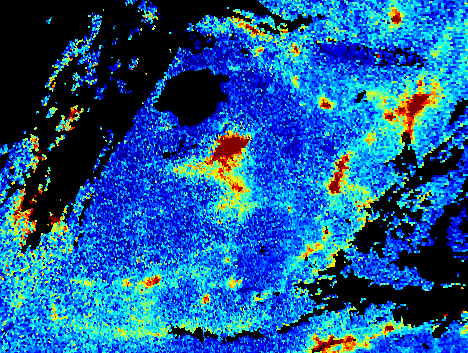
%> input picture images/NO2_BONITO.png, 468 x 353 px
$ octave medidas-estadisticas.m   (GNU Octave 9; MATLAB toolbox functions it lacks are replaced by stand-ins)
%> lines starting %> are read from the running program, lines starting %| are printed output that depends on the picture
%> further down, NO2 is the input picture: size 353x468x3 uint8; mean R, G, B 21.8, 92, 152.6
### contaminacion-ws/no2.m
% Concentracion de NO2 a partir de visualizacion (Copernicus)
% (Version vectorizada)

function z = no2(x, a)
%> called with a = 255

  x = double(x); # Datos
  a = a == 255;  # Alpha
  z = rgb2hsv(x / 255);
%> z: size 353x468x3 double; mean H, S, V 0.387, 0.691, 0.684
  z = abs(1 - z(:, :, 1));
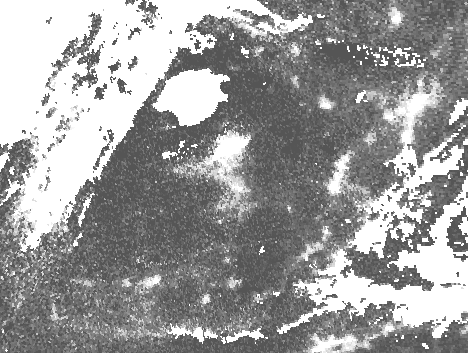
%> z: size 353x468 double; min 0.333, max 1, mean 0.613
  z = 128 + (z * 3 - 1) / 2 * 127;
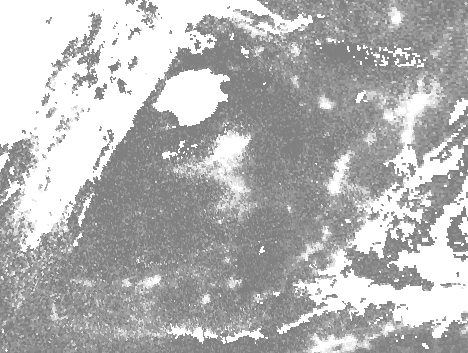
%> z: size 353x468 double; min 128, max 255, mean 181.2
  z = z .* a;
  z = uint8(z);
%> z: size 353x468 uint8

end

### contaminacion-ws/medidas-estadisticas.m
% Cargar imagen de NO2
NO2 = imread("../images/NO2_BONITO.png");

% Convertir a binario y expandir
%> (the run ends here)

$ run again, with images/COBONITO.png copied over images/NO2_BONITO.png
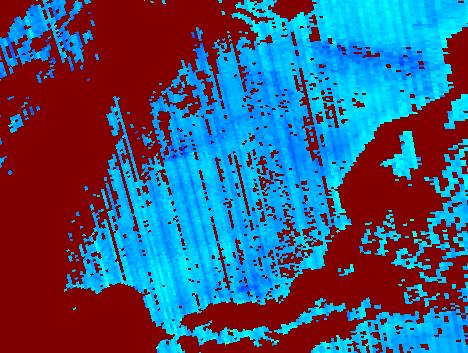
%> input picture images/COBONITO.png, 468 x 353 px
%> NO2 is the input picture: size 353x468x3 uint8; mean R, G, B 68, 86.5, 119.6
%> in no2, `z = abs(1 - z(:, :, 1));`:
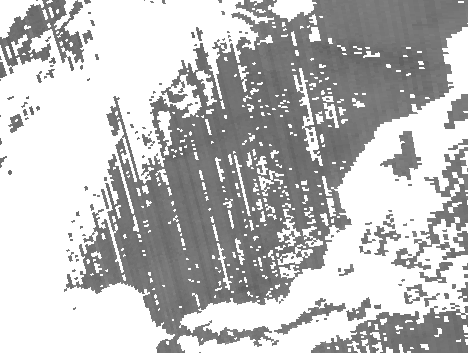
%> z: size 353x468 double; min 0.36, max 1, mean 0.744
%> in no2, `z = 128 + (z * 3 - 1) / 2 * 127;`:
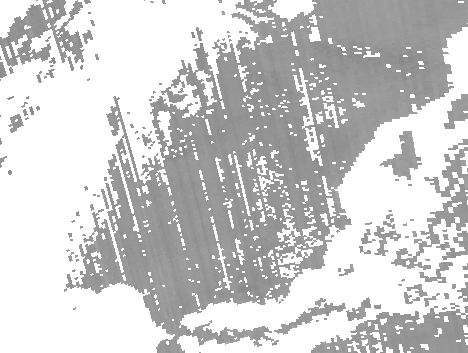
%> z: size 353x468 double; min 133.1, max 255, mean 206.2

$ run again, with images/MAPA_ANALITICO.png copied over images/NO2_BONITO.png
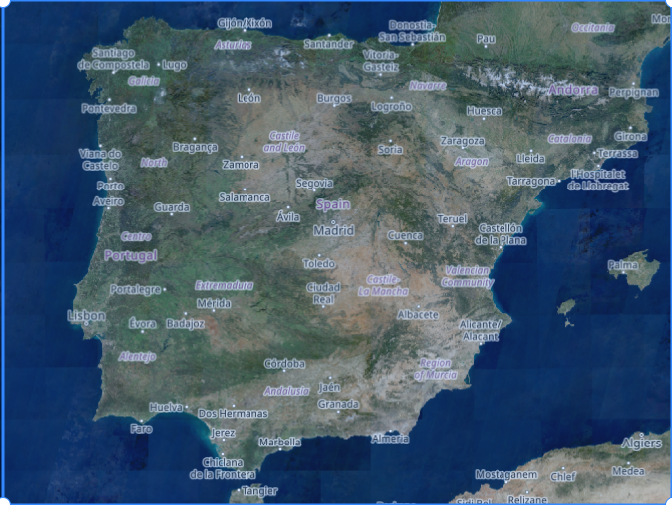
%> input picture images/MAPA_ANALITICO.png, 672 x 505 px
%> NO2 is the input picture: size 505x672x3 uint8; mean R, G, B 65.7, 88.4, 108.4
%> in no2, `z = abs(1 - z(:, :, 1));`:
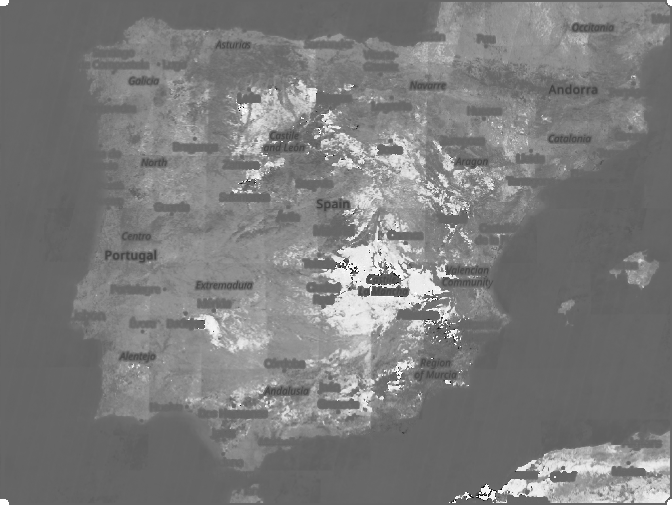
%> z: size 505x672 double; min 0.0238, max 1, mean 0.487
%> in no2, `z = 128 + (z * 3 - 1) / 2 * 127;`:
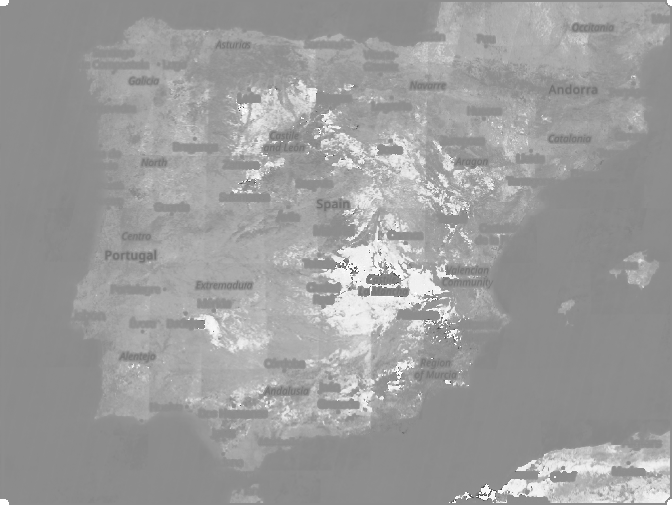
%> z: size 505x672 double; min 69.04, max 255, mean 157.2
